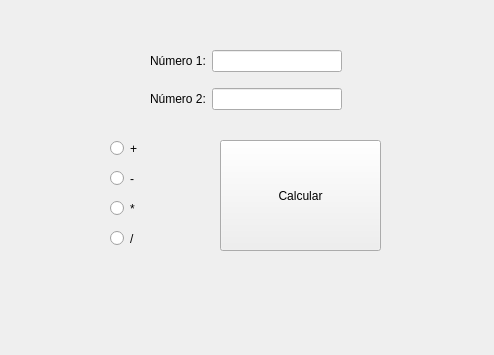
<?xml version="1.0" encoding="UTF-8"?>
<ui version="4.0">
 <class>Form</class>
 <widget class="QWidget" name="Form">
  <property name="geometry">
   <rect>
    <x>0</x>
    <y>0</y>
    <width>494</width>
    <height>355</height>
   </rect>
  </property>
  <property name="windowTitle">
   <string>Form</string>
  </property>
  <widget class="QLabel" name="salida">
   <property name="geometry">
    <rect>
     <x>60</x>
     <y>280</y>
     <width>381</width>
     <height>31</height>
    </rect>
   </property>
   <property name="text">
    <string/>
   </property>
   <property name="alignment">
    <set>Qt::AlignCenter</set>
   </property>
  </widget>
  <widget class="QWidget" name="gridLayoutWidget_2">
   <property name="geometry">
    <rect>
     <x>150</x>
     <y>40</y>
     <width>192</width>
     <height>80</height>
    </rect>
   </property>
   <layout class="QGridLayout" name="gridLayout_2">
    <item row="0" column="0">
     <widget class="QLabel" name="label">
      <property name="text">
       <string>Número 1:</string>
      </property>
     </widget>
    </item>
    <item row="1" column="0">
     <widget class="QLabel" name="label_2">
      <property name="text">
       <string>Número 2:</string>
      </property>
     </widget>
    </item>
    <item row="0" column="1">
     <widget class="QLineEdit" name="num_1"/>
    </item>
    <item row="1" column="1">
     <widget class="QLineEdit" name="num_2"/>
    </item>
   </layout>
  </widget>
  <widget class="QRadioButton" name="op_sum">
   <property name="geometry">
    <rect>
     <x>110</x>
     <y>140</y>
     <width>82</width>
     <height>17</height>
    </rect>
   </property>
   <property name="text">
    <string>+</string>
   </property>
  </widget>
  <widget class="QRadioButton" name="op_res">
   <property name="geometry">
    <rect>
     <x>110</x>
     <y>170</y>
     <width>82</width>
     <height>17</height>
    </rect>
   </property>
   <property name="text">
    <string>-</string>
   </property>
  </widget>
  <widget class="QRadioButton" name="op_mul">
   <property name="geometry">
    <rect>
     <x>110</x>
     <y>200</y>
     <width>82</width>
     <height>17</height>
    </rect>
   </property>
   <property name="text">
    <string>*</string>
   </property>
  </widget>
  <widget class="QRadioButton" name="op_div">
   <property name="geometry">
    <rect>
     <x>110</x>
     <y>230</y>
     <width>82</width>
     <height>17</height>
    </rect>
   </property>
   <property name="text">
    <string>/</string>
   </property>
  </widget>
  <widget class="QPushButton" name="boton_calcular">
   <property name="geometry">
    <rect>
     <x>220</x>
     <y>140</y>
     <width>161</width>
     <height>111</height>
    </rect>
   </property>
   <property name="text">
    <string>Calcular</string>
   </property>
  </widget>
 </widget>
 <resources/>
 <connections/>
</ui>
